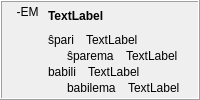
            <widget class="QFrame" name="frame_26">
             <property name="frameShape">
              <enum>QFrame::Box</enum>
             </property>
             <property name="frameShadow">
              <enum>QFrame::Raised</enum>
             </property>
             <layout class="QHBoxLayout" name="horizontalLayout_22">
              <property name="topMargin">
               <number>3</number>
              </property>
              <property name="bottomMargin">
               <number>3</number>
              </property>
              <item>
               <widget class="QLabel" name="label_344">
                <property name="sizePolicy">
                 <sizepolicy hsizetype="Maximum" vsizetype="Preferred">
                  <horstretch>0</horstretch>
                  <verstretch>0</verstretch>
                 </sizepolicy>
                </property>
                <property name="text">
                 <string> -EM </string>
                </property>
                <property name="alignment">
                 <set>Qt::AlignHCenter|Qt::AlignTop</set>
                </property>
                <property name="tipo" stdset="0">
                 <string>afikso</string>
                </property>
               </widget>
              </item>
              <item>
               <layout class="QVBoxLayout" name="verticalLayout_372">
                <item>
                 <widget class="QLabel" name="Lec08_Label650">
                  <property name="styleSheet">
                   <string notr="true">font-weight: bold;</string>
                  </property>
                  <property name="text">
                   <string>TextLabel</string>
                  </property>
                  <property name="wordWrap">
                   <bool>true</bool>
                  </property>
                 </widget>
                </item>
                <item>
                 <layout class="QVBoxLayout" name="verticalLayout_31">
                  <item>
                   <layout class="QVBoxLayout" name="verticalLayout_373">
                    <property name="spacing">
                     <number>2</number>
                    </property>
                    <item>
                     <layout class="QHBoxLayout" name="horizontalLayout_610">
                      <property name="spacing">
                       <number>12</number>
                      </property>
                      <item>
                       <widget class="neklakebla_nova" name="Lec08_Button627">
                        <property name="text">
                         <string>ŝpari</string>
                        </property>
                        <property name="wordWrap">
                         <bool>true</bool>
                        </property>
                       </widget>
                      </item>
                      <item>
                       <widget class="QLabel" name="Lec08_Label651">
                        <property name="sizePolicy">
                         <sizepolicy hsizetype="Expanding" vsizetype="Preferred">
                          <horstretch>0</horstretch>
                          <verstretch>0</verstretch>
                         </sizepolicy>
                        </property>
                        <property name="text">
                         <string>TextLabel</string>
                        </property>
                        <property name="wordWrap">
                         <bool>true</bool>
                        </property>
                       </widget>
                      </item>
                     </layout>
                    </item>
                    <item>
                     <layout class="QHBoxLayout" name="horizontalLayout_611">
                      <property name="spacing">
                       <number>12</number>
                      </property>
                      <item>
                       <widget class="label_sago_reversa" name="label_406">
                        <property name="sizePolicy">
                         <sizepolicy hsizetype="Maximum" vsizetype="Preferred">
                          <horstretch>0</horstretch>
                          <verstretch>0</verstretch>
                         </sizepolicy>
                        </property>
                        <property name="text">
                         <string/>
                        </property>
                        <property name="pixmap">
                         <pixmap resource="ikonoj.qrc">:/ikonoj/sago_revena.png</pixmap>
                        </property>
                       </widget>
                      </item>
                      <item>
                       <widget class="neklakebla_nova" name="Lec08_Button628">
                        <property name="text">
                         <string>ŝparema</string>
                        </property>
                        <property name="wordWrap">
                         <bool>true</bool>
                        </property>
                       </widget>
                      </item>
                      <item>
                       <widget class="QLabel" name="Lec08_Label652">
                        <property name="sizePolicy">
                         <sizepolicy hsizetype="Expanding" vsizetype="Preferred">
                          <horstretch>0</horstretch>
                          <verstretch>0</verstretch>
                         </sizepolicy>
                        </property>
                        <property name="text">
                         <string>TextLabel</string>
                        </property>
                        <property name="wordWrap">
                         <bool>true</bool>
                        </property>
                       </widget>
                      </item>
                     </layout>
                    </item>
                    <item>
                     <layout class="QVBoxLayout" name="verticalLayout_374">
                      <property name="spacing">
                       <number>2</number>
                      </property>
                      <item>
                       <layout class="QHBoxLayout" name="horizontalLayout_612">
                        <property name="spacing">
                         <number>12</number>
                        </property>
                        <item>
                         <widget class="neklakebla_nova" name="Lec08_Button50">
                          <property name="text">
                           <string>babili</string>
                          </property>
                          <property name="wordWrap">
                           <bool>true</bool>
                          </property>
                         </widget>
                        </item>
                        <item>
                         <widget class="QLabel" name="Lec08_Label59">
                          <property name="sizePolicy">
                           <sizepolicy hsizetype="Expanding" vsizetype="Preferred">
                            <horstretch>0</horstretch>
                            <verstretch>0</verstretch>
                           </sizepolicy>
                          </property>
                          <property name="text">
                           <string>TextLabel</string>
                          </property>
                          <property name="wordWrap">
                           <bool>true</bool>
                          </property>
                         </widget>
                        </item>
                       </layout>
                      </item>
                      <item>
                       <layout class="QHBoxLayout" name="horizontalLayout_613">
                        <property name="spacing">
                         <number>12</number>
                        </property>
                        <item>
                         <widget class="label_sago_reversa" name="label_407">
                          <property name="sizePolicy">
                           <sizepolicy hsizetype="Maximum" vsizetype="Preferred">
                            <horstretch>0</horstretch>
                            <verstretch>0</verstretch>
                           </sizepolicy>
                          </property>
                          <property name="text">
                           <string/>
                          </property>
                          <property name="pixmap">
                           <pixmap resource="ikonoj.qrc">:/ikonoj/sago_revena.png</pixmap>
                          </property>
                         </widget>
                        </item>
                        <item>
                         <widget class="neklakebla_nova" name="Lec08_Button51">
                          <property name="text">
                           <string>babilema</string>
                          </property>
                          <property name="wordWrap">
                           <bool>true</bool>
                          </property>
                         </widget>
                        </item>
                        <item>
                         <widget class="QLabel" name="Lec08_Label60">
                          <property name="sizePolicy">
                           <sizepolicy hsizetype="Expanding" vsizetype="Preferred">
                            <horstretch>0</horstretch>
                            <verstretch>0</verstretch>
                           </sizepolicy>
                          </property>
                          <property name="text">
                           <string>TextLabel</string>
                          </property>
                          <property name="wordWrap">
                           <bool>true</bool>
                          </property>
                         </widget>
                        </item>
                       </layout>
                      </item>
                     </layout>
                    </item>
                   </layout>
                  </item>
                 </layout>
                </item>
               </layout>
              </item>
             </layout>
            </widget>
